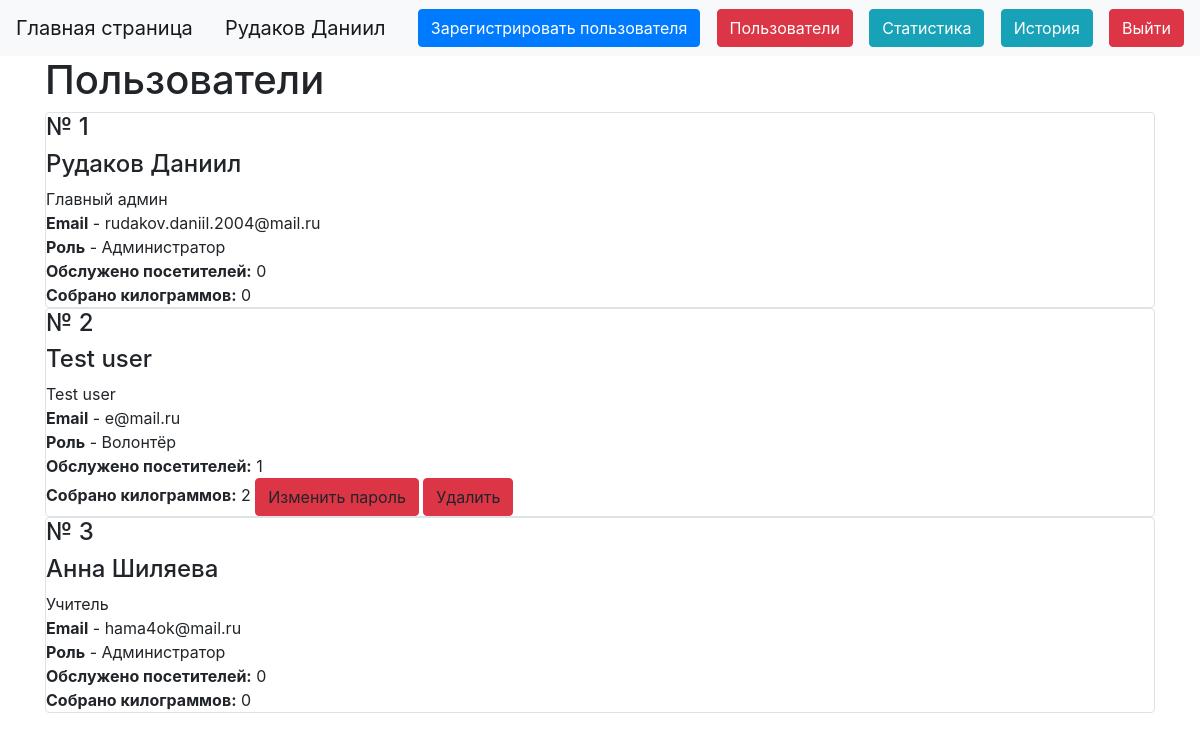
The page /users (signed in) on the database as committed earlier.
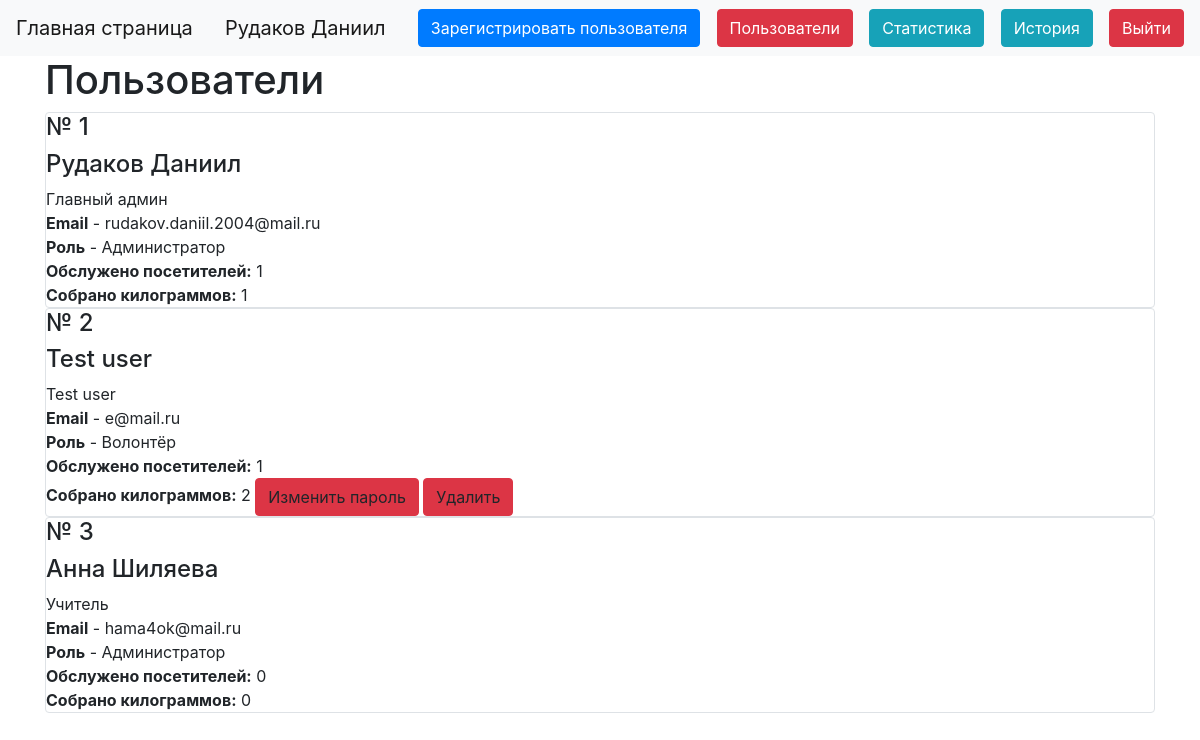
The same page on the database as committed later.
### data/users.py (models this page shows, shortened)
class User(SqlAlchemyBase, UserMixin):
    __tablename__ = 'users'
    id = sqlalchemy.Column(sqlalchemy.Integer,
                           primary_key=True, autoincrement=True)
    name = sqlalchemy.Column(sqlalchemy.String, nullable=True)
    about = sqlalchemy.Column(sqlalchemy.String, nullable=True)
    email = sqlalchemy.Column(sqlalchemy.String,
                              index=True, unique=True, nullable=True)
    hashed_password = sqlalchemy.Column(sqlalchemy.String, nullable=True)
    is_admin = sqlalchemy.Column(sqlalchemy.Boolean)
    got = sqlalchemy.Column(sqlalchemy.Integer, default=0)
    got_pupils = sqlalchemy.Column(sqlalchemy.Integer, default=0)
    kilograms = orm.relationship("Kilograms", back_populates='user')

### server.py (the view)
@app.route("/users")
def users():
    db_sess = db_session.create_session()
    user = db_sess.query(User)
    return render_template("users.html", user=user)

### data/db_session.py (called while the page is built)
def create_session() -> Session:
    global __factory
    return __factory()

### server.py (called while the page is built)
@login_manager.user_loader
def load_user(user_id):
    db_sess = db_session.create_session()
    return db_sess.query(User).get(user_id)

### templates/users.html (shortened to what this page needs)
{% extends "base.html" %}
{% block content %}
{% if current_user.is_authenticated %}
<h1 xmlns="http://www.w3.org/1999/html" xmlns="http://www.w3.org/1999/html">Пользователи</h1>
{% for item in user%}
    <div class="col-md6 border rounded">
        <h4>№ {{item.id}}</h4>
        <h4>{{item.name}}</h4>
        <div>
            {{item.about}}</br>
            <b>Email</b> - {{item.email}}</br>
            {% if item.is_admin%}
            <b>Роль</b> - Администратор
            {% else %}
            <b>Роль</b> - Волонтёр
            {% endif %}
            <b>Обслужено посетителей:</b> {{item.got_pupils}}
            <b>Собрано килограммов:</b> {{item.got}}
            {% if current_user.is_admin and not item.is_admin%}
            <a class="btn btn-danger"> Изменить пароль</a>
            <a class="btn btn-danger">Удалить</a>
            {% endif %}
        </div>
    </div>
{% endfor %}
{% endif %}
{% endblock %}

### templates/base.html (shortened to what this page needs)
<!doctype html>
<html lang="en">
<head>
    <link rel="stylesheet"
          href="https://stackpath.bootstrapcdn.com/bootstrap/4.4.1/css/bootstrap.min.css"
>
</head>
<body>
<header>
    <nav class="navbar navbar-light bg-light">
        <a class="navbar-brand" href="/">Главная страница</a>
        {% if current_user.is_authenticated %}
        <a class="navbar-brand" href="">{{ current_user.name }}</a>
        {% if current_user.is_admin %}
        <a class="btn btn-primary " href="/register">Зарегистрировать пользователя</a>
        <a class="btn btn-danger" href="/users">Пользователи</a>
        <a class="btn btn-info" href="/stats">Статистика</a>
        {% endif %}
        <a class="btn btn-info" href="/history">История</a>
        <a class="btn btn-danger" href="/logout">Выйти</a>
        {% else %}
        <p>
            <a class="btn btn-success" href="/login">Войти</a>
        </p>
        {% endif %}
    </nav>
</header>
<main role="main" class="container">
    {% block content %}{% endblock %}
</main>
</body>
</html>

Rows that differ between the two databases and show on the page:
changed User "Рудаков Даниил": got_pupils "0" → "1"; got "0" → "1"
